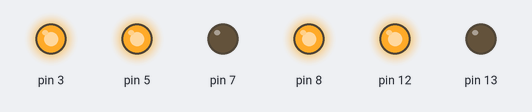
Bench run of a sketch on a simulated Arduino Uno, built with avr-gcc and run on an emulated ATmega328P. Parts: output pins drawn as LEDs (lit = HIGH). At 3.6 s the program stops and its outputs stay as they are.

Above: at 0.1 s.
At 1.8 s:
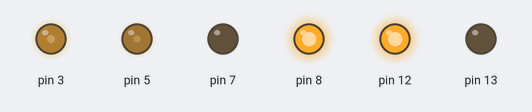
At 3.5 s:
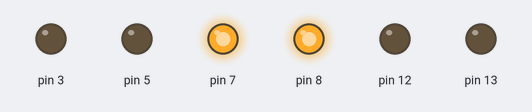
Timing chart, 0 to 5.0 s (numbered marks = the images above):
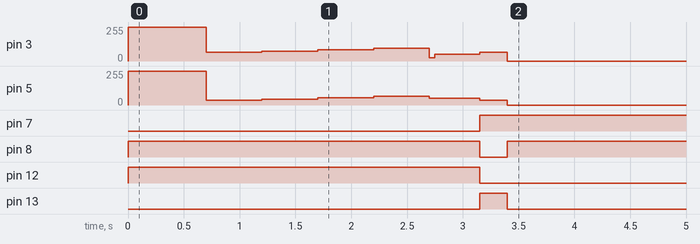

Measured:
- by itself, pin 3: 0/255 → 255/255 at 0.00 s, → 65/255 0.70 s later, → 75/255 0.50 s later, → 85/255 0.50 s later, … (9 changes in this stretch)
- by itself, pin 5: 0/255 → 255/255 at 0.00 s, → 35/255 0.70 s later, → 45/255 0.50 s later, → 55/255 0.50 s later, … (8 changes in this stretch)
- by itself, pin 7: LOW → HIGH at 3.2 s
- by itself, pin 8: LOW → HIGH at 0.00 s, → LOW 3.2 s later, → HIGH 0.25 s later
- by itself, pin 12: LOW → HIGH at 0.00 s, → LOW 3.2 s later
- by itself, pin 13: LOW → HIGH at 3.2 s, → LOW 0.25 s later

The sketch:

Robot.ino
```cpp
 void setup() {
  // put your setup code here, to run once:

  //Llanta derecha
  pinMode(8,OUTPUT);
  pinMode(7,OUTPUT);
  //Llanta izquierda
  pinMode(12,OUTPUT);
  pinMode(13,OUTPUT);
}

void loop() {
  // put your main code here, to run repeatedly:

  adelante(255,255);
  delay(700);
  for(int i=0;i<=3;i++){
    gira_izq(10*i,10*i);
    delay(500);
  }
  gira_der();
    delay(50);
  adelante(50,50);
  delay(400);
  estaciona();
  delay(250);
  while(1){
    para();
    delay(100);
  }
}

void atras(){
  digitalWrite(8,LOW);
  digitalWrite(7,HIGH);
  digitalWrite(12,LOW);
  digitalWrite(13,HIGH);
  analogWrite(3,255);
  analogWrite(5,255);
}

void para(){
  digitalWrite(8,HIGH);
  digitalWrite(7,HIGH);
  digitalWrite(12,LOW);
  digitalWrite(13,LOW);
  analogWrite(3,0);
  analogWrite(5,0);
}

void adelante(int a, int b){
  digitalWrite(8,HIGH);
  digitalWrite(7,LOW);
  digitalWrite(12,HIGH);
  digitalWrite(13,LOW);
  analogWrite(3,a);
  analogWrite(5,b);
}

void gira_der(){
  digitalWrite(8,HIGH);
  digitalWrite(7,LOW);
  digitalWrite(12,HIGH);
  digitalWrite(13,LOW);
  analogWrite(3,25);
  analogWrite(5,50);
}

void gira_izq(int a, int b){
  digitalWrite(8,HIGH);
  digitalWrite(7,LOW);
  digitalWrite(12,HIGH);
  digitalWrite(13,LOW);
  analogWrite(3,65+a);
  analogWrite(5,35+b);
}


void estaciona(){
  digitalWrite(7,HIGH);
  digitalWrite(8,LOW);
  digitalWrite(13,HIGH);
  digitalWrite(12,LOW);
  analogWrite(3,65);
  analogWrite(5,35);
}
```
